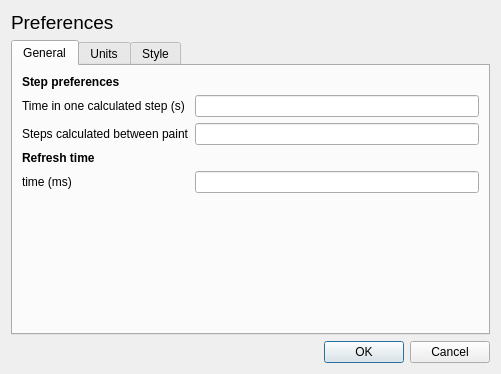
<?xml version="1.0" encoding="UTF-8"?>
<ui version="4.0">
 <class>Dialog</class>
 <widget class="QDialog" name="Dialog">
  <property name="geometry">
   <rect>
    <x>0</x>
    <y>0</y>
    <width>501</width>
    <height>374</height>
   </rect>
  </property>
  <property name="windowTitle">
   <string>Dialog</string>
  </property>
  <layout class="QVBoxLayout" name="verticalLayout">
   <item>
    <widget class="QLabel" name="label">
     <property name="font">
      <font>
       <pointsize>14</pointsize>
      </font>
     </property>
     <property name="text">
      <string>Preferences</string>
     </property>
    </widget>
   </item>
   <item>
    <widget class="QTabWidget" name="tabWidget">
     <property name="currentIndex">
      <number>0</number>
     </property>
     <widget class="QWidget" name="tab">
      <attribute name="title">
       <string>General</string>
      </attribute>
      <layout class="QVBoxLayout" name="verticalLayout_2">
       <item>
        <layout class="QGridLayout" name="gridLayout">
         <item row="1" column="0">
          <widget class="QLabel" name="label_2">
           <property name="text">
            <string>Time in one calculated step (s)</string>
           </property>
          </widget>
         </item>
         <item row="1" column="1">
          <widget class="QLineEdit" name="lineEdit"/>
         </item>
         <item row="5" column="0">
          <spacer name="verticalSpacer">
           <property name="orientation">
            <enum>Qt::Vertical</enum>
           </property>
           <property name="sizeHint" stdset="0">
            <size>
             <width>20</width>
             <height>40</height>
            </size>
           </property>
          </spacer>
         </item>
         <item row="3" column="0">
          <widget class="QLabel" name="label_10">
           <property name="font">
            <font>
             <weight>75</weight>
             <bold>true</bold>
            </font>
           </property>
           <property name="text">
            <string>Refresh time</string>
           </property>
          </widget>
         </item>
         <item row="4" column="0">
          <widget class="QLabel" name="label_11">
           <property name="text">
            <string>time (ms)</string>
           </property>
          </widget>
         </item>
         <item row="4" column="1">
          <widget class="QLineEdit" name="lineEdit_2"/>
         </item>
         <item row="2" column="0">
          <widget class="QLabel" name="label_12">
           <property name="text">
            <string>Steps calculated between paint</string>
           </property>
          </widget>
         </item>
         <item row="2" column="1">
          <widget class="QLineEdit" name="lineEdit_3"/>
         </item>
         <item row="0" column="0">
          <widget class="QLabel" name="label_13">
           <property name="font">
            <font>
             <weight>75</weight>
             <bold>true</bold>
            </font>
           </property>
           <property name="text">
            <string>Step preferences</string>
           </property>
          </widget>
         </item>
        </layout>
       </item>
      </layout>
      <zorder></zorder>
     </widget>
     <widget class="QWidget" name="tab_2">
      <attribute name="title">
       <string>Units</string>
      </attribute>
      <layout class="QVBoxLayout" name="verticalLayout_3">
       <item>
        <layout class="QGridLayout" name="gridLayout_2">
         <item row="0" column="0">
          <widget class="QLabel" name="label_5">
           <property name="text">
            <string>Time</string>
           </property>
          </widget>
         </item>
         <item row="0" column="1">
          <widget class="QComboBox" name="comboBox"/>
         </item>
         <item row="1" column="0">
          <widget class="QLabel" name="label_6">
           <property name="text">
            <string>Distance</string>
           </property>
          </widget>
         </item>
         <item row="2" column="0">
          <widget class="QLabel" name="label_7">
           <property name="text">
            <string>Mass</string>
           </property>
          </widget>
         </item>
         <item row="3" column="0">
          <widget class="QLabel" name="label_8">
           <property name="text">
            <string>Speed</string>
           </property>
          </widget>
         </item>
         <item row="4" column="0">
          <widget class="QLabel" name="label_9">
           <property name="text">
            <string>Force</string>
           </property>
          </widget>
         </item>
         <item row="1" column="1">
          <widget class="QComboBox" name="comboBox_2"/>
         </item>
         <item row="2" column="1">
          <widget class="QComboBox" name="comboBox_3"/>
         </item>
         <item row="3" column="1">
          <widget class="QComboBox" name="comboBox_4"/>
         </item>
         <item row="4" column="1">
          <widget class="QComboBox" name="comboBox_5"/>
         </item>
         <item row="5" column="0">
          <spacer name="verticalSpacer_2">
           <property name="orientation">
            <enum>Qt::Vertical</enum>
           </property>
           <property name="sizeHint" stdset="0">
            <size>
             <width>20</width>
             <height>40</height>
            </size>
           </property>
          </spacer>
         </item>
        </layout>
       </item>
      </layout>
     </widget>
     <widget class="QWidget" name="tab_3">
      <attribute name="title">
       <string>Style</string>
      </attribute>
      <layout class="QVBoxLayout" name="verticalLayout_4">
       <item>
        <layout class="QGridLayout" name="gridLayout_3">
         <item row="0" column="0">
          <widget class="QLabel" name="label_3">
           <property name="font">
            <font>
             <weight>75</weight>
             <bold>true</bold>
            </font>
           </property>
           <property name="text">
            <string>Background color</string>
           </property>
          </widget>
         </item>
         <item row="1" column="0">
          <widget class="QPushButton" name="pushButton">
           <property name="text">
            <string>Select</string>
           </property>
          </widget>
         </item>
         <item row="1" column="1">
          <widget class="QFrame" name="frame">
           <property name="frameShape">
            <enum>QFrame::StyledPanel</enum>
           </property>
           <property name="frameShadow">
            <enum>QFrame::Raised</enum>
           </property>
          </widget>
         </item>
         <item row="7" column="0">
          <spacer name="verticalSpacer_3">
           <property name="orientation">
            <enum>Qt::Vertical</enum>
           </property>
           <property name="sizeHint" stdset="0">
            <size>
             <width>20</width>
             <height>40</height>
            </size>
           </property>
          </spacer>
         </item>
         <item row="2" column="0">
          <widget class="QLabel" name="label_4">
           <property name="font">
            <font>
             <weight>75</weight>
             <bold>true</bold>
            </font>
           </property>
           <property name="text">
            <string>Force and direction lines</string>
           </property>
          </widget>
         </item>
         <item row="3" column="0">
          <widget class="QCheckBox" name="checkBox">
           <property name="text">
            <string>Draw lines</string>
           </property>
           <property name="checked">
            <bool>true</bool>
           </property>
          </widget>
         </item>
         <item row="6" column="0">
          <widget class="QPushButton" name="pushButton_2">
           <property name="text">
            <string>Select</string>
           </property>
          </widget>
         </item>
         <item row="5" column="0">
          <widget class="QLabel" name="label_14">
           <property name="font">
            <font>
             <weight>75</weight>
             <bold>true</bold>
            </font>
           </property>
           <property name="text">
            <string>Force direction line color</string>
           </property>
          </widget>
         </item>
         <item row="4" column="0">
          <widget class="QLabel" name="label_15">
           <property name="text">
            <string>Line min lenght</string>
           </property>
          </widget>
         </item>
         <item row="4" column="1">
          <widget class="QLineEdit" name="lineEdit_4"/>
         </item>
         <item row="6" column="1">
          <widget class="QFrame" name="frame_2">
           <property name="frameShape">
            <enum>QFrame::StyledPanel</enum>
           </property>
           <property name="frameShadow">
            <enum>QFrame::Raised</enum>
           </property>
          </widget>
         </item>
        </layout>
       </item>
      </layout>
     </widget>
    </widget>
   </item>
   <item>
    <widget class="QDialogButtonBox" name="buttonBox">
     <property name="orientation">
      <enum>Qt::Horizontal</enum>
     </property>
     <property name="standardButtons">
      <set>QDialogButtonBox::Cancel|QDialogButtonBox::Ok</set>
     </property>
    </widget>
   </item>
  </layout>
 </widget>
 <resources/>
 <connections>
  <connection>
   <sender>buttonBox</sender>
   <signal>accepted()</signal>
   <receiver>Dialog</receiver>
   <slot>accept()</slot>
   <hints>
    <hint type="sourcelabel">
     <x>248</x>
     <y>254</y>
    </hint>
    <hint type="destinationlabel">
     <x>157</x>
     <y>274</y>
    </hint>
   </hints>
  </connection>
  <connection>
   <sender>buttonBox</sender>
   <signal>rejected()</signal>
   <receiver>Dialog</receiver>
   <slot>reject()</slot>
   <hints>
    <hint type="sourcelabel">
     <x>316</x>
     <y>260</y>
    </hint>
    <hint type="destinationlabel">
     <x>286</x>
     <y>274</y>
    </hint>
   </hints>
  </connection>
 </connections>
</ui>
